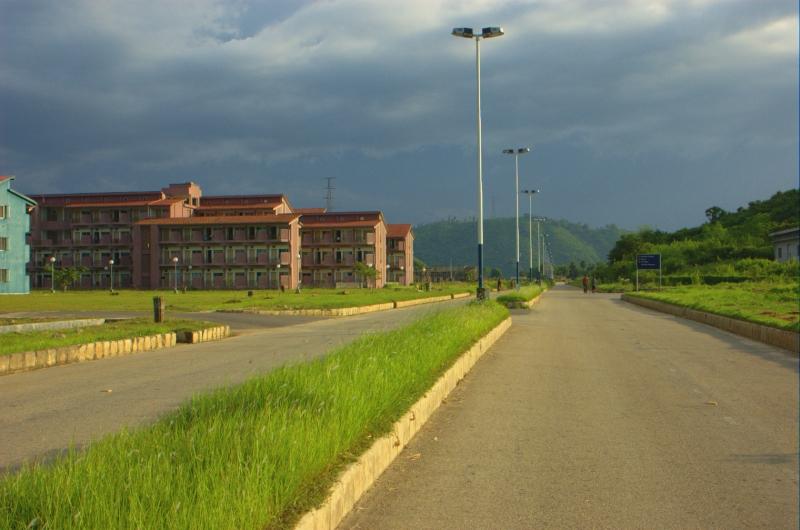
#> input picture corner-detection/IITG.jpg, 800 x 530 px
$ python Q4_Code.py
#> lines starting #> are read from the running program, lines starting #| are printed output that depends on the picture
# Harris Corner Detection
# Step 1 - Compute Derivatives <br>
# Step 2 - Compute Matrix M (Structure Tensor Matrix) <br>
# Step 3 - Compute Corner Response function (R) <br>
# Step 4 - Threshold R <br>
# Step 5 - Non Maximal Supression <br>


#Import necessary libraries
import numpy as np
from matplotlib import pyplot as plt
import statistics
import cv2

#Import image
img_color = cv2.imread('IITG.jpg', -1)
#> img_color is the input picture: shape (530, 800, 3); mean B, G, R 95, 124.2, 119
img_color = cv2.cvtColor(img_color, cv2.COLOR_BGR2RGB)
img = cv2.cvtColor(img_color, cv2.COLOR_BGR2GRAY)
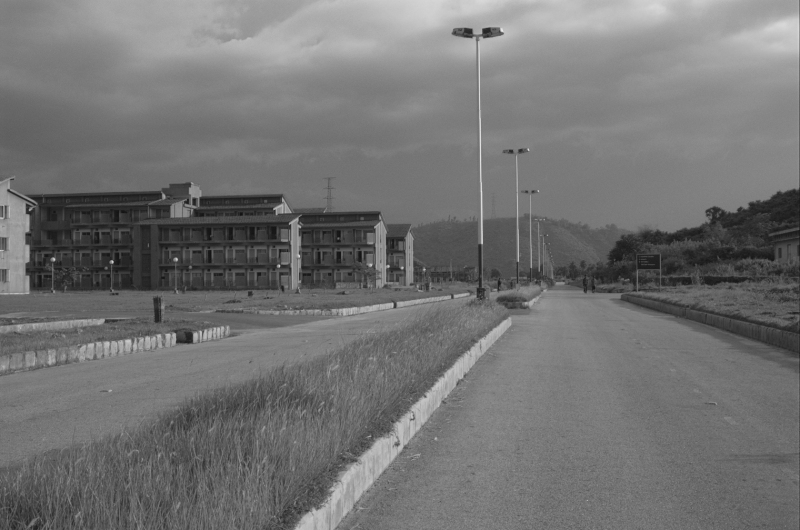
#> img: shape (530, 800); min 18, max 234, mean 114.9

#Initialising Variables required.
r = np.zeros(shape = (526,796))
height = img.shape[0]
#> height = 530
width = img.shape[1]
#> width = 800
mat = np.zeros(shape = (2,2))

#Compute Derivatives (dy - Vertical Gradient, dx - Horizontal Gradient)
dx = np.zeros(img.shape, dtype=float)
dy = np.zeros(img.shape, dtype=float)

for i in range(0,528):
    dx[i,:] = img[i,:] - img[i+1,:]
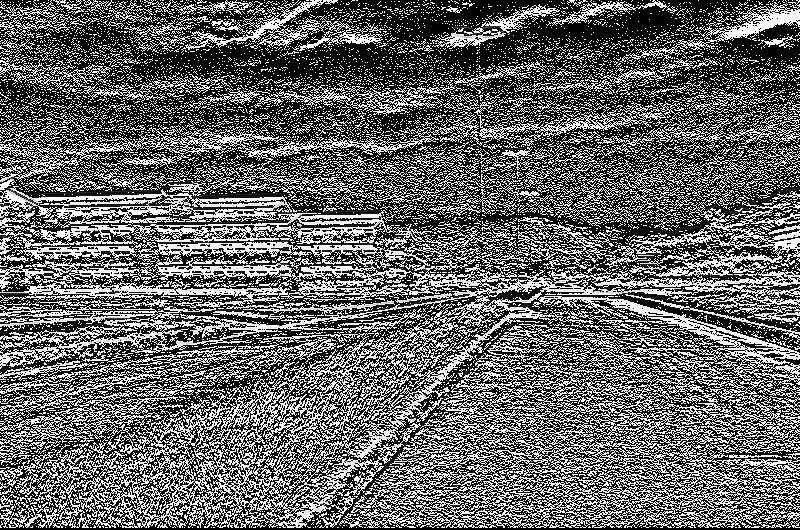
#> dx: shape (530, 800) float64; min 0, max 255, mean 102
for j in range(0,798):
    dy[:,j] = img[:,j] - img[:,j+1]
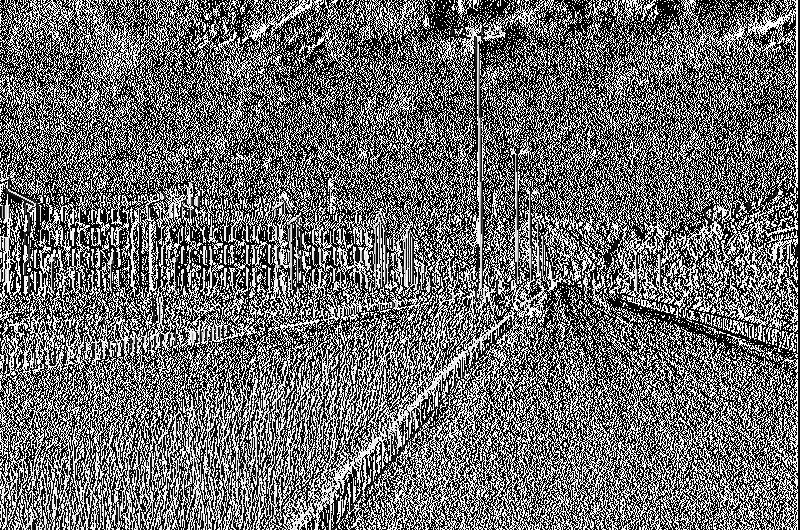
#> dy: shape (530, 800) float64; min 0, max 255, mean 108.6

Ixx = dx**2
Iyy = dy**2
Ixy = dx*dy
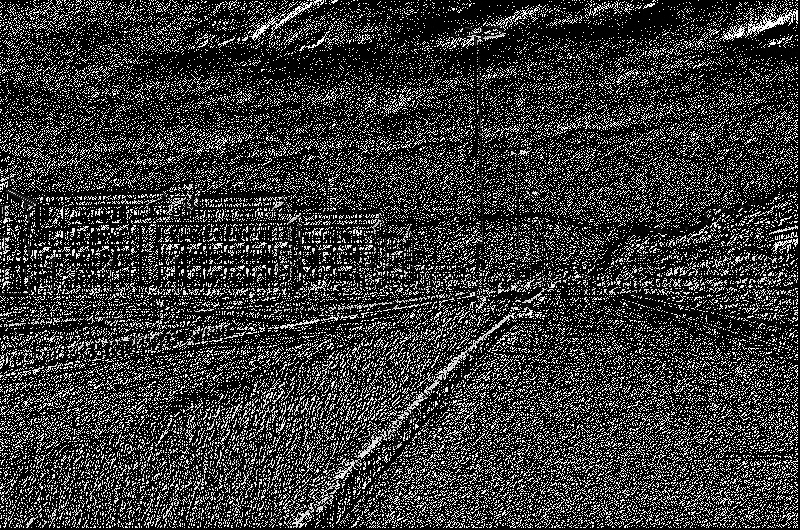
#> Ixy: shape (530, 800) float64; min 0, max 65025, mean 14402.4; drawn with min black and max white

#Compute M and R
alpha = 0.06

for i in range(2,height-2):
    for j in range(2, width-2):
        mat[0,0] = Ixx[i-2:i+2,j-2:j+2].sum()
        mat[1,1] = Iyy[i-2:i+2,j-2:j+2].sum()
        mat[0,1] = Ixy[i-2:i+2,j-2:j+2].sum()
        mat[1,0] = mat[0,1]

        r[i-2,j-2] = mat[0,0]*mat[1,1] - alpha*(mat[0,1]*mat[1,0])
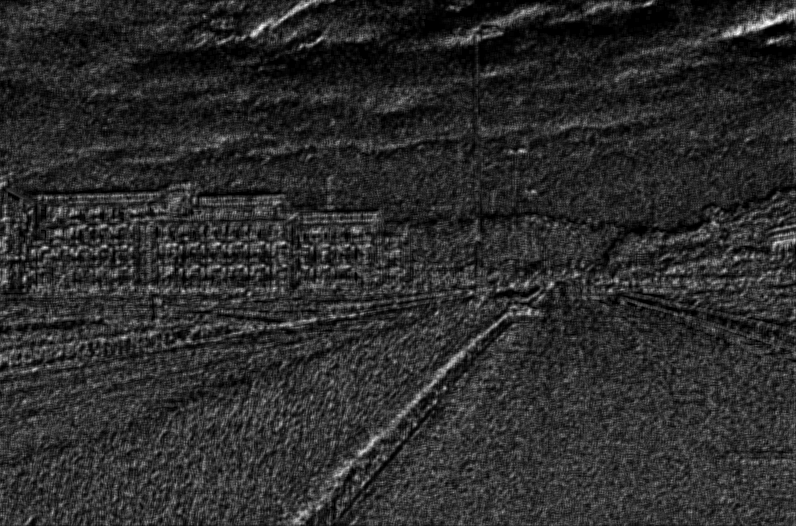
#> r: shape (526, 796) float64; min 106.5, max 9.96e+11, mean 1.73e+11; drawn with min black and max white
#> after the loop, mat = [[514355, 323045], [323045, 566600]]

#Threshold R and Non Maximal Supression
r_pad = np.pad(r,2,'constant')

#K = 3.5
corner = np.zeros(shape = r.shape)
threshold = 3.5*np.mean(r)
#> threshold = 6.06e+11

for i in range(2,r.shape[0]):
    for j in range(2,r.shape[1]):
        if r_pad[i,j]>threshold:
            if r_pad[i,j] >= np.max(r_pad[i-2:i+2,j-2:j+2]):
                corner[i-2,j-2] = 255
            else:
                corner[i-2,j-2] = 0
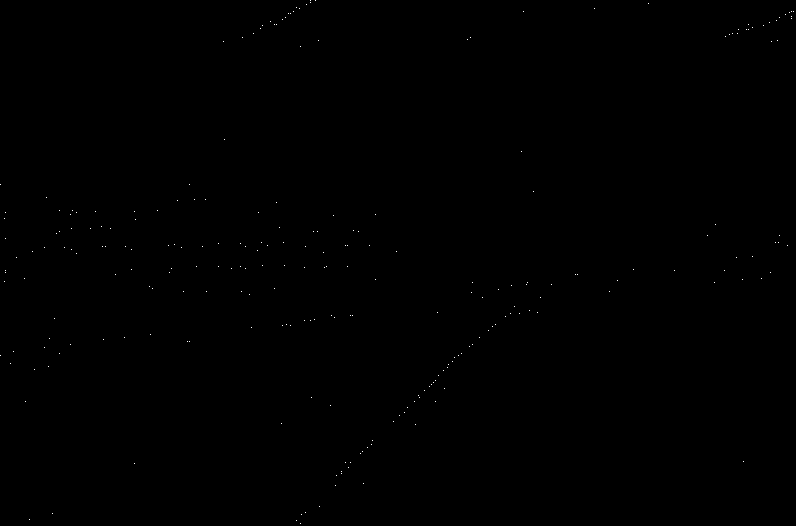
#> corner: shape (526, 796) float64; 0.06% white in thin lines or dots

#Plot points of Non Maximal Supression
corners = np.pad(corner,2,'constant')

#Plot corners on IITG image
x = []
y = []
for i in range(0,799):
    for j in range(0,529):
        if corners[j][i] == 255:
            x.append(i)
            y.append(j)

f, (ax1, ax2) = plt.subplots(1, 2, sharey=True)
ax1.imshow(img_color)
ax1.scatter(x,y,c='red',marker='x')
ax1.set_title('Alpha = 0.06, K = 3.5')

#K = 4
corner = np.zeros(shape = r.shape)
threshold = 4*np.mean(r)
#> threshold = 6.92e+11

for i in range(2,r.shape[0]):
    for j in range(2,r.shape[1]):
        if r_pad[i,j]>threshold:
            if r_pad[i,j] >= np.max(r_pad[i-2:i+2,j-2:j+2]):
                corner[i-2,j-2] = 255
            else:
                corner[i-2,j-2] = 0
#> corner: shape (526, 796) float64; 0.02% white in thin lines or dots

#Plot points of Non Maximal Supression
corners = np.pad(corner,2,'constant')

#Plot corners on IITG image
x = []
y = []
for i in range(0,799):
    for j in range(0,529):
        if corners[j][i] == 255:
            x.append(i)
            y.append(j)

ax2.imshow(img_color)
ax2.scatter(x,y,c='red',marker='x')
ax2.set_title('Alpha = 0.06, K = 4')
plt.show()
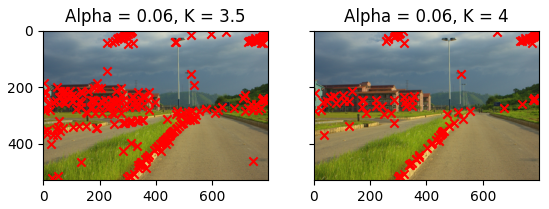
#> figure drawn by matplotlib, 2 panels

$ run again, with corner-detection/Q4_dx.jpg copied over corner-detection/IITG.jpg
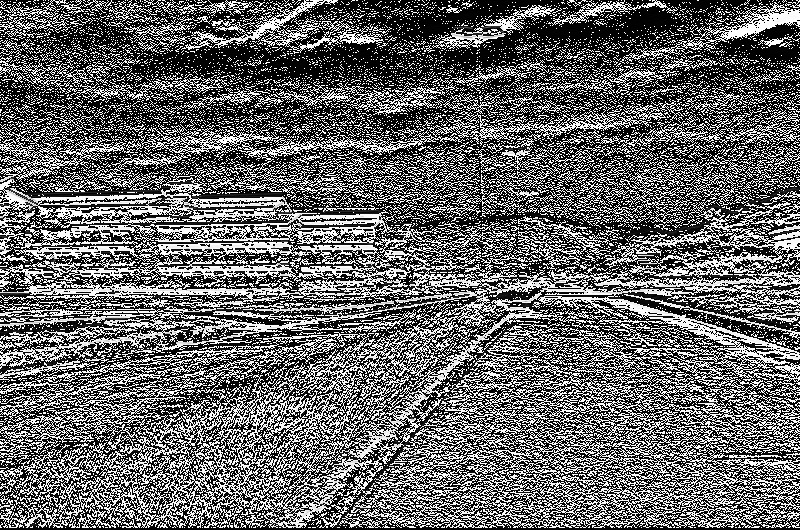
#> input picture corner-detection/Q4_dx.jpg, 800 x 530 px
#> img_color is the input picture: shape (530, 800); min 0, max 255, mean 102.5
#> after the loop `for i in range(2,height-2):`:
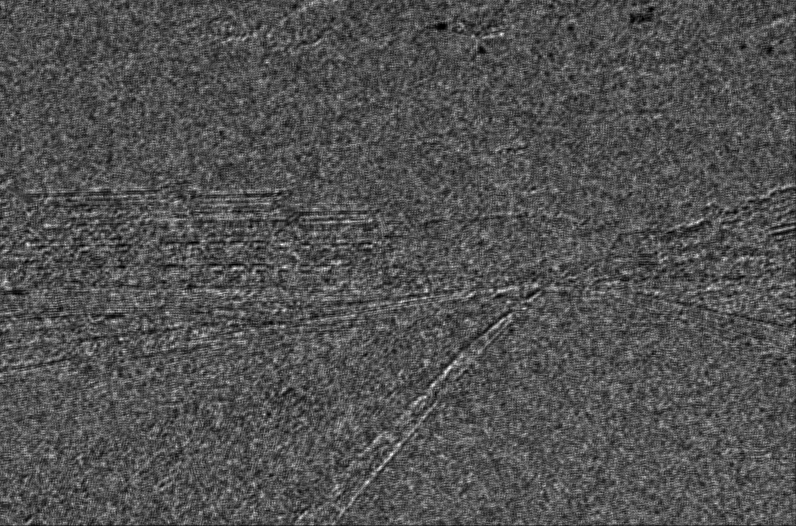
#> r: shape (526, 796) float64; min 0, max 6.52e+11, mean 2.09e+11; drawn with min black and max white
#> after the loop `for i in range(2,height-2):`: mat = [[436035, 130773], [130773, 253097]]
#> `threshold = 3.5*np.mean(r)`: threshold = 7.33e+11
#> `threshold = 4*np.mean(r)`: threshold = 8.38e+11
#> `plt.show()`:
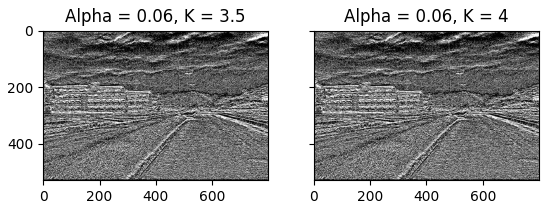
#> figure drawn by matplotlib, 2 panels

$ run again, with corner-detection/Q4_dy.jpg copied over corner-detection/IITG.jpg
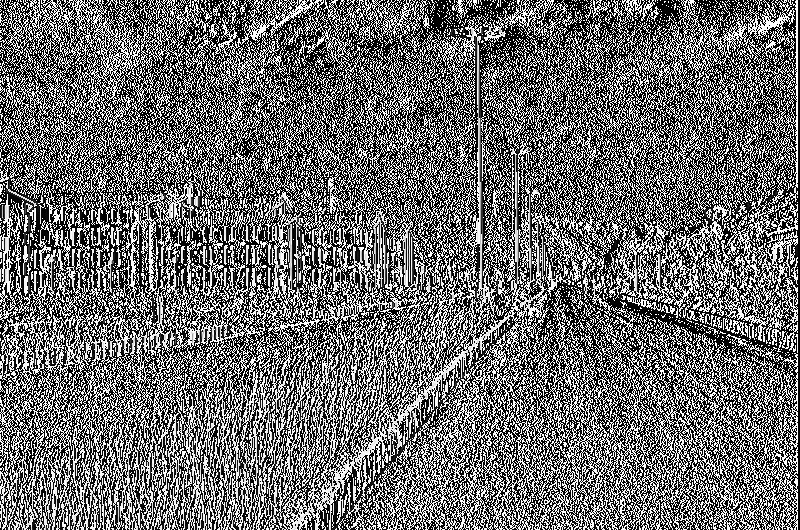
#> input picture corner-detection/Q4_dy.jpg, 800 x 530 px
#> img_color is the input picture: shape (530, 800); min 0, max 255, mean 108.8
#> after the loop `for i in range(2,height-2):`:
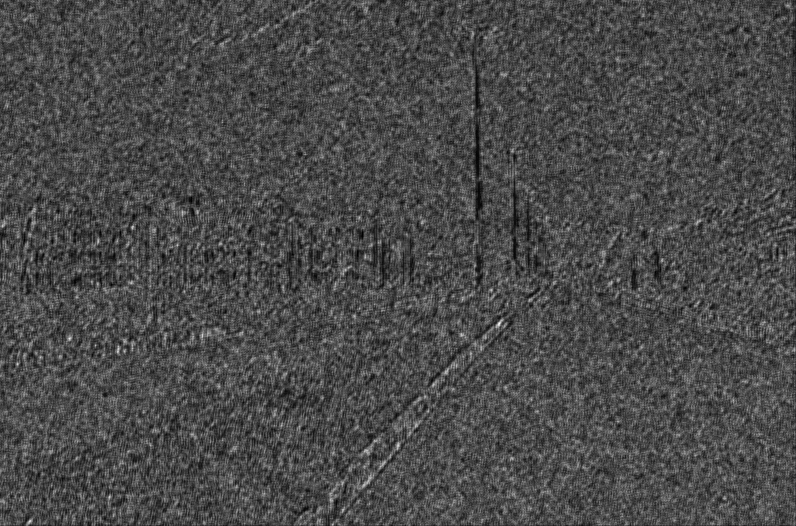
#> r: shape (526, 796) float64; min 318414909.5, max 7.09e+11, mean 2.08e+11; drawn with min black and max white
#> after the loop `for i in range(2,height-2):`: mat = [[318107, 129634], [129634, 441310]]
#> `threshold = 3.5*np.mean(r)`: threshold = 7.26e+11
#> `threshold = 4*np.mean(r)`: threshold = 8.3e+11
#> `plt.show()`:
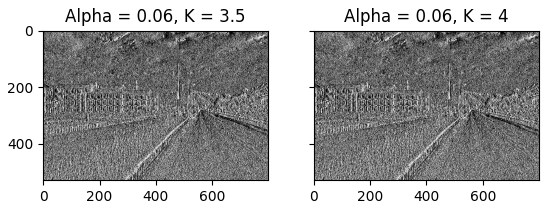
#> figure drawn by matplotlib, 2 panels
